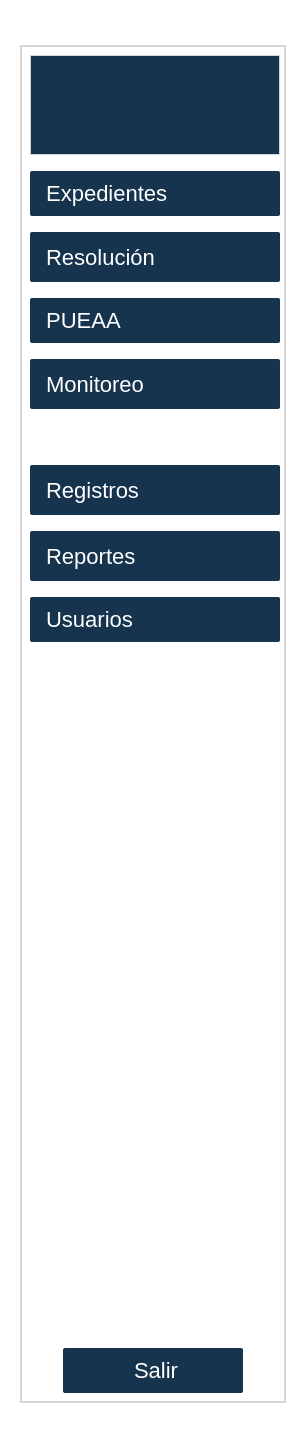
<?xml version="1.0" encoding="UTF-8"?>
<ui version="4.0">
 <class>Form</class>
 <widget class="QWidget" name="Form">
  <property name="geometry">
   <rect>
    <x>0</x>
    <y>0</y>
    <width>306</width>
    <height>1448</height>
   </rect>
  </property>
  <property name="sizePolicy">
   <sizepolicy hsizetype="Fixed" vsizetype="Fixed">
    <horstretch>0</horstretch>
    <verstretch>0</verstretch>
   </sizepolicy>
  </property>
  <property name="minimumSize">
   <size>
    <width>300</width>
    <height>600</height>
   </size>
  </property>
  <property name="windowTitle">
   <string>Navbar</string>
  </property>
  <property name="styleSheet">
   <string notr="true">background-color: rgb(238, 238, 238);
background-color: rgb(255, 255, 255);</string>
  </property>
  <layout class="QHBoxLayout" name="horizontalLayout">
   <item>
    <widget class="QWidget" name="widget" native="true">
     <property name="sizePolicy">
      <sizepolicy hsizetype="Fixed" vsizetype="Fixed">
       <horstretch>0</horstretch>
       <verstretch>0</verstretch>
      </sizepolicy>
     </property>
     <layout class="QVBoxLayout" name="verticalLayout">
      <item>
       <widget class="QStackedWidget" name="stackedWidget">
        <property name="sizePolicy">
         <sizepolicy hsizetype="Fixed" vsizetype="Fixed">
          <horstretch>0</horstretch>
          <verstretch>0</verstretch>
         </sizepolicy>
        </property>
        <property name="minimumSize">
         <size>
          <width>250</width>
          <height>550</height>
         </size>
        </property>
        <property name="styleSheet">
         <string notr="true">background-color: rgb(255, 255, 255);
border: 1px solid #d5d5d5;</string>
        </property>
        <property name="frameShape">
         <enum>QFrame::NoFrame</enum>
        </property>
        <property name="frameShadow">
         <enum>QFrame::Plain</enum>
        </property>
        <property name="lineWidth">
         <number>0</number>
        </property>
        <widget class="QWidget" name="stackedWidgetPage1">
         <layout class="QVBoxLayout" name="verticalLayout_3">
          <item>
           <widget class="QLabel" name="label">
            <property name="sizePolicy">
             <sizepolicy hsizetype="Fixed" vsizetype="Fixed">
              <horstretch>0</horstretch>
              <verstretch>0</verstretch>
             </sizepolicy>
            </property>
            <property name="minimumSize">
             <size>
              <width>250</width>
              <height>100</height>
             </size>
            </property>
            <property name="maximumSize">
             <size>
              <width>250</width>
              <height>100</height>
             </size>
            </property>
            <property name="styleSheet">
             <string notr="true"> background-color: #16344D; /* Color de fondo */</string>
            </property>
            <property name="text">
             <string/>
            </property>
            <property name="pixmap">
             <pixmap>../../assets/icono.png</pixmap>
            </property>
            <property name="scaledContents">
             <bool>true</bool>
            </property>
           </widget>
          </item>
          <item>
           <spacer name="verticalSpacer_2">
            <property name="orientation">
             <enum>Qt::Vertical</enum>
            </property>
            <property name="sizeType">
             <enum>QSizePolicy::Fixed</enum>
            </property>
            <property name="sizeHint" stdset="0">
             <size>
              <width>20</width>
              <height>10</height>
             </size>
            </property>
           </spacer>
          </item>
          <item>
           <widget class="QPushButton" name="BtnExpediente">
            <property name="sizePolicy">
             <sizepolicy hsizetype="Fixed" vsizetype="Fixed">
              <horstretch>0</horstretch>
              <verstretch>0</verstretch>
             </sizepolicy>
            </property>
            <property name="minimumSize">
             <size>
              <width>250</width>
              <height>45</height>
             </size>
            </property>
            <property name="cursor">
             <cursorShape>PointingHandCursor</cursorShape>
            </property>
            <property name="styleSheet">
             <string notr="true">QPushButton {
    background-color: #16344D; /* Color de fondo */
    border-radius: 2px; /* Bordes redondeados */
    color: white; /* Color del texto */
    padding: 5px 10px; /* Espaciado interno */
    border: none; /* Elimina el borde predeterminado */
    font-size: 22px; /* Tamaño de fuente */
    text-align: left; /* Alinea el texto a la izquierda */
}

QPushButton:hover {
    background-color: #1A4567; /* Color de fondo al pasar el mouse */
    box-shadow: 0 0 10px rgba(0, 0, 0, 0.5); /* Sombra al pasar el mouse */
    transform: scale(1.02); /* Ligero aumento al pasar el mouse */
    transition: all 0.3s ease-in-out; /* Transición suave */
}

QPushButton::icon {
    padding-right: 5px; /* Espaciado entre el icono y el texto */
}
</string>
            </property>
            <property name="text">
             <string> Expedientes</string>
            </property>
            <property name="icon">
             <iconset>
              <normaloff>../../assets/iconos/expediente (1).png</normaloff>../../assets/iconos/expediente (1).png</iconset>
            </property>
            <property name="iconSize">
             <size>
              <width>24</width>
              <height>24</height>
             </size>
            </property>
           </widget>
          </item>
          <item>
           <spacer name="verticalSpacer_3">
            <property name="orientation">
             <enum>Qt::Vertical</enum>
            </property>
            <property name="sizeType">
             <enum>QSizePolicy::Fixed</enum>
            </property>
            <property name="sizeHint" stdset="0">
             <size>
              <width>20</width>
              <height>10</height>
             </size>
            </property>
           </spacer>
          </item>
          <item>
           <widget class="QPushButton" name="BtnResolucion">
            <property name="sizePolicy">
             <sizepolicy hsizetype="Fixed" vsizetype="Fixed">
              <horstretch>0</horstretch>
              <verstretch>0</verstretch>
             </sizepolicy>
            </property>
            <property name="minimumSize">
             <size>
              <width>250</width>
              <height>50</height>
             </size>
            </property>
            <property name="styleSheet">
             <string notr="true">QPushButton {
    background-color: #16344D; /* Color de fondo */
    border-radius: 2px; /* Bordes redondeados */
    color: white; /* Color del texto */
    padding: 5px 10px; /* Espaciado interno */
    border: none; /* Elimina el borde predeterminado */
    font-size: 22px; /* Tamaño de fuente */
    text-align: left; /* Alinea el texto a la izquierda */
}

QPushButton:hover {
    background-color: #1A4567; /* Color de fondo al pasar el mouse */
    box-shadow: 0 0 10px rgba(0, 0, 0, 0.5); /* Sombra al pasar el mouse */
    transform: scale(1.02); /* Ligero aumento al pasar el mouse */
    transition: all 0.3s ease-in-out; /* Transición suave */
}

QPushButton::icon {
    padding-right: 5px; /* Espaciado entre el icono y el texto */
}
</string>
            </property>
            <property name="text">
             <string> Resolución</string>
            </property>
            <property name="icon">
             <iconset>
              <normaloff>../../assets/iconos/legal.png</normaloff>../../assets/iconos/legal.png</iconset>
            </property>
            <property name="iconSize">
             <size>
              <width>32</width>
              <height>32</height>
             </size>
            </property>
           </widget>
          </item>
          <item>
           <spacer name="verticalSpacer_10">
            <property name="orientation">
             <enum>Qt::Vertical</enum>
            </property>
            <property name="sizeType">
             <enum>QSizePolicy::Fixed</enum>
            </property>
            <property name="sizeHint" stdset="0">
             <size>
              <width>20</width>
              <height>10</height>
             </size>
            </property>
           </spacer>
          </item>
          <item>
           <widget class="QPushButton" name="BtnPUEAA">
            <property name="sizePolicy">
             <sizepolicy hsizetype="Fixed" vsizetype="Fixed">
              <horstretch>0</horstretch>
              <verstretch>0</verstretch>
             </sizepolicy>
            </property>
            <property name="minimumSize">
             <size>
              <width>250</width>
              <height>45</height>
             </size>
            </property>
            <property name="styleSheet">
             <string notr="true">QPushButton {
    background-color: #16344D; /* Color de fondo */
    border-radius: 2px; /* Bordes redondeados */
    color: white; /* Color del texto */
    padding: 5px 10px; /* Espaciado interno */
    border: none; /* Elimina el borde predeterminado */
    font-size: 22px; /* Tamaño de fuente */
    text-align: left; /* Alinea el texto a la izquierda */
}

QPushButton:hover {
    background-color: #1A4567; /* Color de fondo al pasar el mouse */
    box-shadow: 0 0 10px rgba(0, 0, 0, 0.5); /* Sombra al pasar el mouse */
    transform: scale(1.02); /* Ligero aumento al pasar el mouse */
    transition: all 0.3s ease-in-out; /* Transición suave */
}

QPushButton::icon {
    padding-right: 5px; /* Espaciado entre el icono y el texto */
}
</string>
            </property>
            <property name="text">
             <string> PUEAA</string>
            </property>
            <property name="icon">
             <iconset>
              <normaloff>../../assets/iconos/siembra.png</normaloff>../../assets/iconos/siembra.png</iconset>
            </property>
            <property name="iconSize">
             <size>
              <width>24</width>
              <height>24</height>
             </size>
            </property>
           </widget>
          </item>
          <item>
           <spacer name="verticalSpacer_4">
            <property name="orientation">
             <enum>Qt::Vertical</enum>
            </property>
            <property name="sizeType">
             <enum>QSizePolicy::Fixed</enum>
            </property>
            <property name="sizeHint" stdset="0">
             <size>
              <width>20</width>
              <height>10</height>
             </size>
            </property>
           </spacer>
          </item>
          <item>
           <widget class="QPushButton" name="BtnMonitoreo">
            <property name="sizePolicy">
             <sizepolicy hsizetype="Fixed" vsizetype="Fixed">
              <horstretch>0</horstretch>
              <verstretch>0</verstretch>
             </sizepolicy>
            </property>
            <property name="minimumSize">
             <size>
              <width>250</width>
              <height>50</height>
             </size>
            </property>
            <property name="cursor">
             <cursorShape>PointingHandCursor</cursorShape>
            </property>
            <property name="styleSheet">
             <string notr="true">QPushButton {
    background-color: #16344D; /* Color de fondo */
    border-radius: 2px; /* Bordes redondeados */
    color: white; /* Color del texto */
    padding: 5px 10px; /* Espaciado interno */
    border: none; /* Elimina el borde predeterminado */
    font-size: 22px
; /* Tamaño de fuente */
    text-align: left; /* Alinea el texto a la izquierda */
}

QPushButton:hover {
    background-color: #1A4567; /* Color de fondo al pasar el mouse */
    box-shadow: 0 0 10px rgba(0, 0, 0, 0.5); /* Sombra al pasar el mouse */
    transform: scale(1.02); /* Ligero aumento al pasar el mouse */
    transition: all 0.3s ease-in-out; /* Transición suave */
}

QPushButton::icon {
    padding-right: 5px; /* Espaciado entre el icono y el texto */
}
</string>
            </property>
            <property name="text">
             <string> Monitoreo</string>
            </property>
            <property name="icon">
             <iconset>
              <normaloff>../../assets/iconos/stock-chart.png</normaloff>../../assets/iconos/stock-chart.png</iconset>
            </property>
            <property name="iconSize">
             <size>
              <width>24</width>
              <height>24</height>
             </size>
            </property>
           </widget>
          </item>
          <item>
           <spacer name="verticalSpacer_9">
            <property name="orientation">
             <enum>Qt::Vertical</enum>
            </property>
            <property name="sizeType">
             <enum>QSizePolicy::Fixed</enum>
            </property>
            <property name="sizeHint" stdset="0">
             <size>
              <width>20</width>
              <height>10</height>
             </size>
            </property>
           </spacer>
          </item>
          <item>
           <spacer name="verticalSpacer_8">
            <property name="orientation">
             <enum>Qt::Vertical</enum>
            </property>
            <property name="sizeHint" stdset="0">
             <size>
              <width>20</width>
              <height>40</height>
             </size>
            </property>
           </spacer>
          </item>
          <item alignment="Qt::AlignHCenter|Qt::AlignTop">
           <widget class="QPushButton" name="BtnRegistros">
            <property name="sizePolicy">
             <sizepolicy hsizetype="Fixed" vsizetype="Fixed">
              <horstretch>0</horstretch>
              <verstretch>0</verstretch>
             </sizepolicy>
            </property>
            <property name="minimumSize">
             <size>
              <width>250</width>
              <height>50</height>
             </size>
            </property>
            <property name="cursor">
             <cursorShape>PointingHandCursor</cursorShape>
            </property>
            <property name="styleSheet">
             <string notr="true">QPushButton {
    background-color: #16344D; /* Color de fondo */
    border-radius: 2px; /* Bordes redondeados */
    color: white; /* Color del texto */
    padding: 5px 10px; /* Espaciado interno */
    border: none; /* Elimina el borde predeterminado */
    font-size: 22px; /* Tamaño de fuente */
    text-align: left; /* Alinea el texto a la izquierda */
}

QPushButton:hover {
    background-color: #1A4567; /* Color de fondo al pasar el mouse */
    box-shadow: 0 0 10px rgba(0, 0, 0, 0.5); /* Sombra al pasar el mouse */
    transform: scale(1.02); /* Ligero aumento al pasar el mouse */
    transition: all 0.3s ease-in-out; /* Transición suave */
}

QPushButton::icon {
    padding-right: 5px; /* Espaciado entre el icono y el texto */
}
</string>
            </property>
            <property name="text">
             <string> Registros</string>
            </property>
            <property name="icon">
             <iconset>
              <normaloff>../../assets/iconos/folder.png</normaloff>../../assets/iconos/folder.png</iconset>
            </property>
            <property name="iconSize">
             <size>
              <width>24</width>
              <height>24</height>
             </size>
            </property>
           </widget>
          </item>
          <item>
           <spacer name="verticalSpacer_5">
            <property name="orientation">
             <enum>Qt::Vertical</enum>
            </property>
            <property name="sizeType">
             <enum>QSizePolicy::Fixed</enum>
            </property>
            <property name="sizeHint" stdset="0">
             <size>
              <width>20</width>
              <height>10</height>
             </size>
            </property>
           </spacer>
          </item>
          <item alignment="Qt::AlignHCenter|Qt::AlignTop">
           <widget class="QPushButton" name="BtnReportes">
            <property name="sizePolicy">
             <sizepolicy hsizetype="Fixed" vsizetype="Fixed">
              <horstretch>0</horstretch>
              <verstretch>0</verstretch>
             </sizepolicy>
            </property>
            <property name="minimumSize">
             <size>
              <width>250</width>
              <height>50</height>
             </size>
            </property>
            <property name="cursor">
             <cursorShape>PointingHandCursor</cursorShape>
            </property>
            <property name="styleSheet">
             <string notr="true">QPushButton {
    background-color: #16344D; /* Color de fondo */
    border-radius: 2px; /* Bordes redondeados */
    color: white; /* Color del texto */
    padding: 5px 10px; /* Espaciado interno */
    border: none; /* Elimina el borde predeterminado */
    font-size: 22px; /* Tamaño de fuente */
    text-align: left; /* Alinea el texto a la izquierda */
}

QPushButton:hover {
    background-color: #1A4567; /* Color de fondo al pasar el mouse */
    box-shadow: 0 0 10px rgba(0, 0, 0, 0.5); /* Sombra al pasar el mouse */
    transform: scale(1.02); /* Ligero aumento al pasar el mouse */
    transition: all 0.3s ease-in-out; /* Transición suave */
}

QPushButton::icon {
    padding-right: 5px; /* Espaciado entre el icono y el texto */
}
</string>
            </property>
            <property name="text">
             <string> Reportes</string>
            </property>
            <property name="icon">
             <iconset>
              <normaloff>../../assets/iconos/grafico-de-barras.png</normaloff>../../assets/iconos/grafico-de-barras.png</iconset>
            </property>
            <property name="iconSize">
             <size>
              <width>24</width>
              <height>24</height>
             </size>
            </property>
           </widget>
          </item>
          <item>
           <spacer name="verticalSpacer_6">
            <property name="orientation">
             <enum>Qt::Vertical</enum>
            </property>
            <property name="sizeType">
             <enum>QSizePolicy::Fixed</enum>
            </property>
            <property name="sizeHint" stdset="0">
             <size>
              <width>20</width>
              <height>10</height>
             </size>
            </property>
           </spacer>
          </item>
          <item alignment="Qt::AlignHCenter">
           <widget class="QPushButton" name="BtnUsuarios">
            <property name="sizePolicy">
             <sizepolicy hsizetype="Fixed" vsizetype="Fixed">
              <horstretch>0</horstretch>
              <verstretch>0</verstretch>
             </sizepolicy>
            </property>
            <property name="minimumSize">
             <size>
              <width>250</width>
              <height>45</height>
             </size>
            </property>
            <property name="cursor">
             <cursorShape>PointingHandCursor</cursorShape>
            </property>
            <property name="styleSheet">
             <string notr="true">QPushButton {
    background-color: #16344D; /* Color de fondo */
    border-radius: 2px; /* Bordes redondeados */
    color: white; /* Color del texto */
    padding: 5px 10px; /* Espaciado interno */
    border: none; /* Elimina el borde predeterminado */
    font-size: 22px; /* Tamaño de fuente */
    text-align: left; /* Alinea el texto a la izquierda */
}

QPushButton:hover {
    background-color: #1A4567; /* Color de fondo al pasar el mouse */
    box-shadow: 0 0 10px rgba(0, 0, 0, 0.5); /* Sombra al pasar el mouse */
    transform: scale(1.02); /* Ligero aumento al pasar el mouse */
    transition: all 0.3s ease-in-out; /* Transición suave */
}

QPushButton::icon {
    padding-right: 5px; /* Espaciado entre el icono y el texto */
}
</string>
            </property>
            <property name="text">
             <string> Usuarios</string>
            </property>
            <property name="icon">
             <iconset>
              <normaloff>../../assets/iconos/nuevo-usuario.png</normaloff>../../assets/iconos/nuevo-usuario.png</iconset>
            </property>
            <property name="iconSize">
             <size>
              <width>24</width>
              <height>24</height>
             </size>
            </property>
           </widget>
          </item>
          <item>
           <spacer name="verticalSpacer">
            <property name="orientation">
             <enum>Qt::Vertical</enum>
            </property>
            <property name="sizeType">
             <enum>QSizePolicy::Fixed</enum>
            </property>
            <property name="sizeHint" stdset="0">
             <size>
              <width>20</width>
              <height>700</height>
             </size>
            </property>
           </spacer>
          </item>
          <item alignment="Qt::AlignHCenter|Qt::AlignBottom">
           <widget class="QPushButton" name="BtnSalir">
            <property name="sizePolicy">
             <sizepolicy hsizetype="Fixed" vsizetype="Fixed">
              <horstretch>0</horstretch>
              <verstretch>0</verstretch>
             </sizepolicy>
            </property>
            <property name="minimumSize">
             <size>
              <width>180</width>
              <height>45</height>
             </size>
            </property>
            <property name="cursor">
             <cursorShape>PointingHandCursor</cursorShape>
            </property>
            <property name="styleSheet">
             <string notr="true">QPushButton {
    background-color: #16344D; /* Color de fondo */
    border-radius: 2px; /* Bordes redondeados */
    color: white; /* Color del texto */
    padding: 5px 10px; /* Espaciado interno */
    border: none; /* Elimina el borde predeterminado */
    font-size: 22px; /* Tamaño de fuente */
    text-align: Center; /* Alinea el texto a la izquierda */
}

QPushButton:hover {
    background-color: #D9844C; /* Color de fondo al pasar el mouse */
    box-shadow: 0 0 10px rgba(0, 0, 0, 0.5); /* Sombra al pasar el mouse */
    transform: scale(1.02); /* Ligero aumento al pasar el mouse */
    transition: all 0.3s ease-in-out; /* Transición suave */
}

QPushButton::icon {
    padding-right: 5px; /* Espaciado entre el icono y el texto */
}
</string>
            </property>
            <property name="text">
             <string> Salir</string>
            </property>
            <property name="icon">
             <iconset>
              <normaloff>../../assets/iconos/cerrar-sesion.png</normaloff>../../assets/iconos/cerrar-sesion.png</iconset>
            </property>
            <property name="iconSize">
             <size>
              <width>24</width>
              <height>24</height>
             </size>
            </property>
           </widget>
          </item>
         </layout>
        </widget>
       </widget>
      </item>
     </layout>
    </widget>
   </item>
  </layout>
 </widget>
 <resources/>
 <connections/>
</ui>
